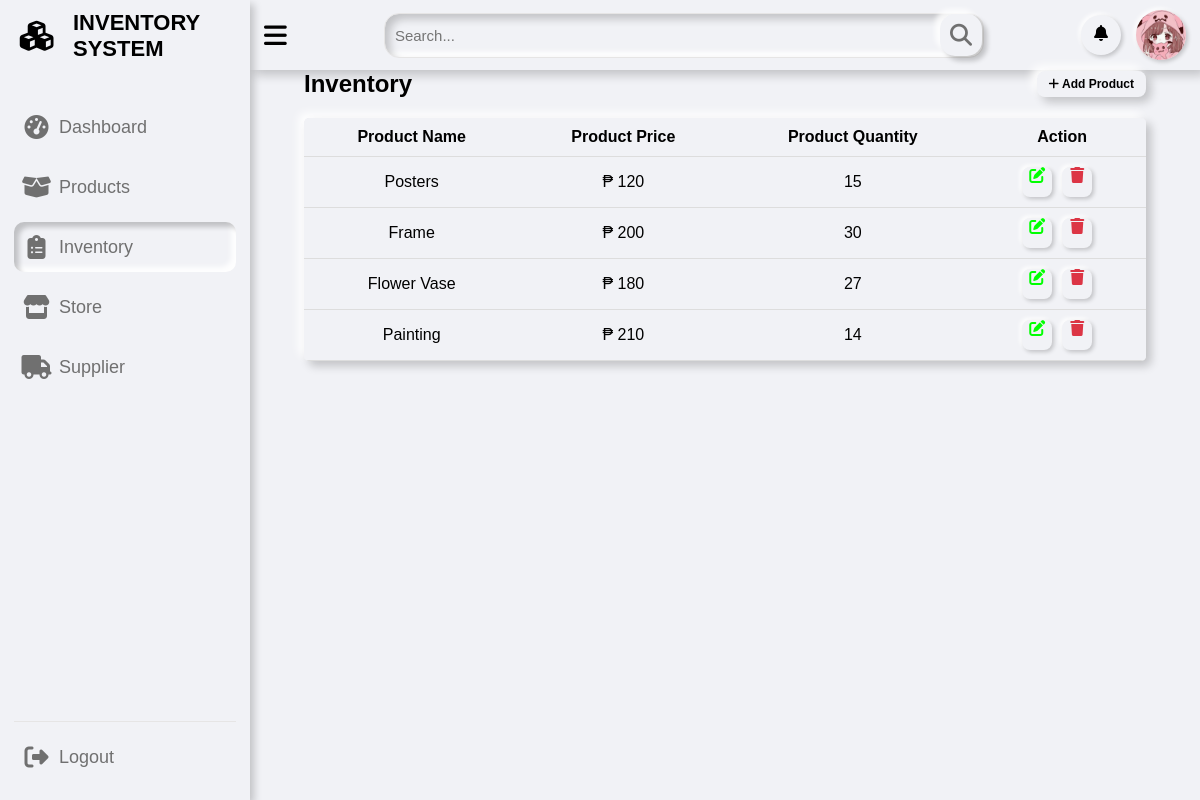
Page /pages/inventory.php (signed in) on the committed database.
### tables this page shows
CREATE TABLE `product` (
  `product_id` int(11) NOT NULL,
  `product_name` varchar(255) NOT NULL,
  `supplier_id` int(11) DEFAULT NULL
);

CREATE TABLE `product_details` (
  `product_id` int(11) NOT NULL,
  `product_quantity` int(11) NOT NULL,
  `product_price` int(11) NOT NULL,
  `stocked_Date` date DEFAULT NULL
);

### pages/inventory.php (the view, shortened to what this page needs)
<?php
if (isset($_SESSION['id']) && isset($_SESSION['username']) && $_SESSION['role'] === 'admin') {
?>
  <?php
  include "../includes/sidebar.php";
  include "../includes/topbar.php";
  ?>
  <div class="dash-content">
    <h2>
      Inventory
      <span class="popup-icon" onclick="openPopup()">
        <i class="fas fa-plus"></i> Add Product
      </span>
    </h2>
    <?php
    $sql = "CALL GetProductDetails()";
    $result = $pdo->query($sql);
    if ($result->rowCount() > 0) {
      echo "<table class='product-table'>";
      echo "<tr><th>Product Name</th><th>Product Price</th><th>Product Quantity</th><th>Action</th></tr>";
      while ($row = $result->fetch(PDO::FETCH_ASSOC)) {
        echo "<tr>";
        echo "<td>" . $row['product_name'] . "</td>";
        echo "<td>₱ " . $row['product_price'] . "</td>";
        echo "<td>" . $row['product_quantity'] . "</td>";
        echo "<td>";
        echo "<a href='#' onclick='openEditProductPopup(" . json_encode($row) . ")' class='edit'><i class='fas fa-edit'></i></a>";
        echo "<a href='#' onclick='openDeleteProductPopup(" . $row['product_id'] . ")' class='delete'><i class='fas fa-trash'></i></a>";
        echo "</td>";
        echo "</tr>";
      }
      echo "</table>";
    } else {
      echo "No Products found.";
    }
    ?>
    <?php
    include "../includes/footbar.php";
    ?>
  <?php
} else {
  header("Location: ../index.php?error=Access Error");
  exit();
}
  ?>

### css/dashboard.css (style rules this page uses)
* { margin: 0; padding: 0; box-sizing: border-box; font-family: "Poppins", sans-serif; }
:root { --primary-color: #0e4bf1; --color-hover: #0e4bf1; --panel-color: #f1f2f6; --text-color: #000; --card-color: #fff; --black-light-color: #707070; --border-color: #e6e5e5; --toggle-color: #ddd; --box1-color: #4dffe4; --box2-color: #acd3ff; --box3-color: #fce7d1; --title-icon-color: #fff; --tran-05: all 0.5s ease; --tran-03: all 0.3s ease; --tran-03: all 0.2s ease; }
body { min-height: 100vh; background-color: #fff; }
.dashboard .dash-content { padding-top: 60px; }
.dash-content { text-align: center; padding: 40px; }
.dash-content h2 { display: flex; justify-content: space-between; align-items: center; color: var(--text-color); }
.popup-icon { display: inline-block; padding: 6px 12px; background-color: var(--panel-color); color: var(--text-color); border: none; border-radius: 8px; font-size: 12px; cursor: pointer; box-shadow: 5px 5px 10px rgba(0, 0, 0, 0.2), -5px -5px 10px rgba(255, 255, 255, 1); transition: transform 0.3s ease-in-out; z-index: 10; }
.product-table, .order-table { width: 100%; border-collapse: collapse; margin-top: 20px; background-color: var(--panel-color); box-shadow: 5px 5px 10px rgba(0, 0, 0, 0.2), -5px -5px 10px rgba(255, 255, 255, 1); border-radius: 5px; overflow: hidden; }
.product-table th, .product-table td, .order-table th, .order-table td { padding: 10px; text-align: center; align-items: center; border-bottom: 1px solid #ddd; color: var(--text-color); }
.product-table td, .order-table td { background-color: var(--panel-color); }
.product-table th, .order-table th { background-color: var(--panel-color); color: var(--text-color); }
.product-table a, .order-table a { text-decoration: none; color: #333; margin-right: 10px; transition: transform 0.3s ease-in-out; }
.product-table a.edit, .order-table a.edit { display: inline-block; width: 30px; height: 30px; background-color: var(--panel-color); color: #00ff00; box-shadow: 2px 2px 4px rgba(0, 0, 0, 0.2), -2px -2px 4px rgba(255, 255, 255, 1); border-radius: 8px; }
.product-table a.delete, .order-table a.delete { display: inline-block; justify-content: center; align-items: center; width: 30px; height: 30px; color: #dc3545; background-color: var(--panel-color); box-shadow: 2px 2px 4px rgba(0, 0, 0, 0.2), -2px -2px 4px rgba(255, 255, 255, 1); border-radius: 8px; }

### rows in the picture
product: product_name "Posters", product_details.product_price "120", product_details.product_quantity "15"
product: product_name "Frame", product_details.product_price "200", product_details.product_quantity "30"
product: product_name "Flower Vase", product_details.product_price "180", product_details.product_quantity "27"
product: product_name "Painting", product_details.product_price "210", product_details.product_quantity "14"
